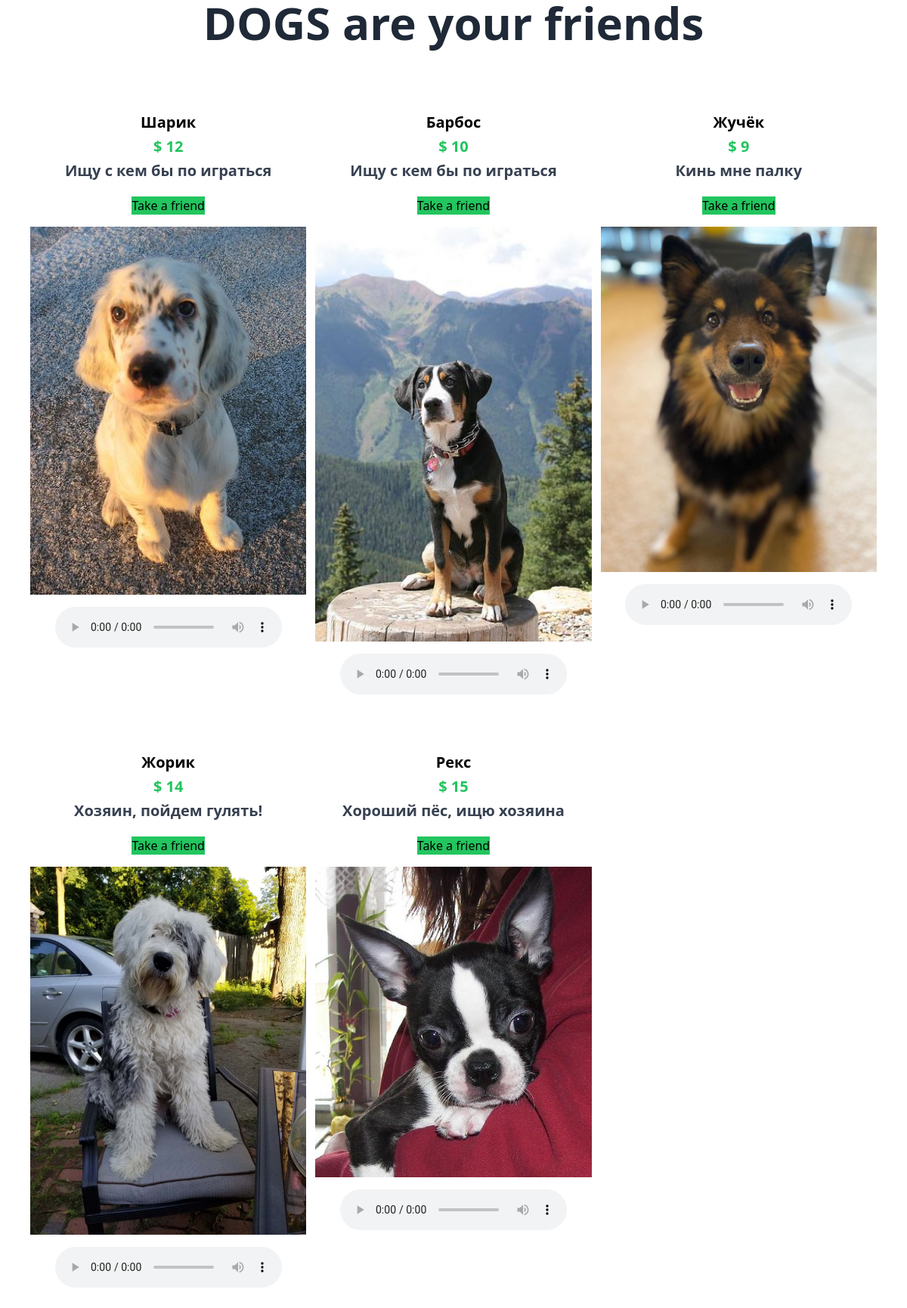
The page / on the database its author committed.
### myapp/models.py (models this page shows, shortened)
class Item(models.Model):
    name = models.CharField( max_length=50)
    price = models.IntegerField()
    phone = models.IntegerField(null=True)
    description = models.CharField(max_length=200)
    text = models.CharField(default='Ваше значение по умолчанию', max_length=255)
    images = models.ImageField(blank=True, upload_to='images')
    mp3_file = models.FileField(upload_to='mp3_files')

### myapp/views.py (the view)
# urls.py: path('', views.dogs, name='junior'),
def dogs(request):
    items = Item.objects.all()
    book = {
        'items': items
    }
    return render(request, 'myapp/dogs.html', book)

### myapp/templates/myapp/dogs.html (shortened to what this page needs)
{% extends "myapp/Main.html" %}
{% block content %}
<div class="text-center">
    <h1 class="text-4xl font-extrabold text-gray-800 sm:text-5x1 md:text-6xl">DOGS are your friends</h1></br></br>
</div>
<div class="p-10 grid grid-cols-1 sm:grid-cols-1 md:grid-cols-3 xl:grid-cols-3 lg:grid-cols-3 gap-3">
    {% for item in items %}
    <div class="text-center ">
        <p class="font-bold text-xl mb-1">{{ item.name }}</p>
        <p class="font-bold text-xl text-green-500 mb-1">$ {{ item.price }}</p>
        <p class="font-bold text-xl text-gray-700 mb-1">{{ item.description }}</p>
        <button class= "bg-green-500 text-white-200 mt-4" ><a href="{% url 'pet' item.id %}">Take a friend</a></button>
        <img width="400" height="300" class=" mx-auto my-4" src="{{ item.images.url }}" alt="Dogs_img">
        <audio controls class="mx-auto my-4" >
            <source src="{{ item.mp3_file.url }}" type="audio/mp3">
        </audio></br></br>
    </div>
    {% endfor %}
</div>
{% endblock %}

### myapp/templates/myapp/Main.html (shortened to what this page needs)
<!DOCTYPE html>
<html lang="en">
<head>
    <script src="https://cdn.tailwindcss.com"></script>
</head>
<body>
    {% block content %}
    {% endblock %}
</body>
</html>

### rows shown on the page
Item: name "Шарик", price "12", description "Ищу с кем бы по играться", images (picture)
Item: name "Барбос", price "10", description "Ищу с кем бы по играться", images (picture)
Item: name "Жучёк", price "9", description "Кинь мне палку", images (picture)
Item: name "Жорик", price "14", description "Хозяин, пойдем гулять!", images (picture)
Item: name "Рекс", price "15", description "Хороший пёс, ищю хозяина", images (picture)
